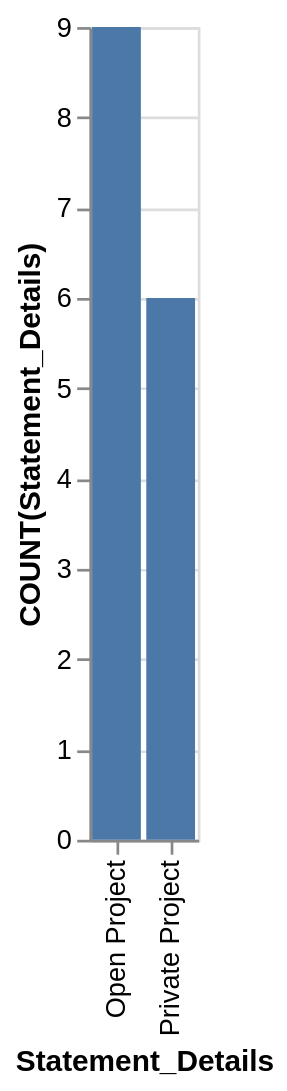

Here is the Vega-Lite specification saved for this chart:
### Vega-Lite specification from a JSON file in a GitHub repository (floating-point values rounded to 4 significant figures)
{"data": {"values": [{"x_data": "Open Project", "y_data": 9}, {"x_data": "Private Project", "y_data": 6}]}, "mark": "bar", "encoding": {"x": {"field": "x_data", "type": "nominal", "title": "Statement_Details", "sort": "ascending"}, "y": {"field": "y_data", "type": "quantitative", "title": "COUNT(Statement_Details)"}}}
